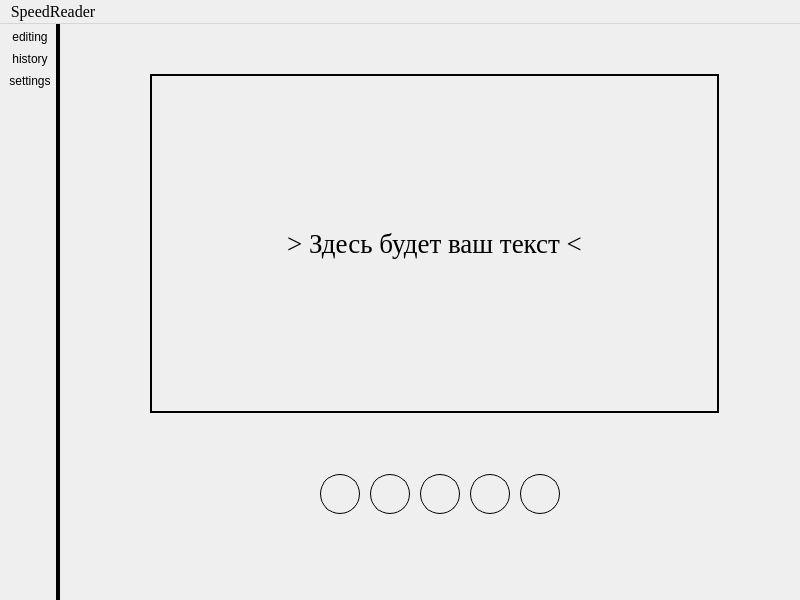
<?xml version="1.0" encoding="UTF-8"?>
<ui version="4.0">
 <class>MainWindow</class>
 <widget class="QMainWindow" name="MainWindow">
  <property name="geometry">
   <rect>
    <x>0</x>
    <y>0</y>
    <width>800</width>
    <height>600</height>
   </rect>
  </property>
  <property name="windowTitle">
   <string>SpeedReader</string>
  </property>
  <property name="windowOpacity">
   <double>1.000000000000000</double>
  </property>
  <property name="iconSize">
   <size>
    <width>32</width>
    <height>64</height>
   </size>
  </property>
  <widget class="QWidget" name="centralwidget">
   <widget class="QLabel" name="textLabel">
    <property name="geometry">
     <rect>
      <x>90</x>
      <y>50</y>
      <width>569</width>
      <height>339</height>
     </rect>
    </property>
    <property name="font">
     <font>
      <family>Times New Roman</family>
      <pointsize>20</pointsize>
     </font>
    </property>
    <property name="styleSheet">
     <string notr="true">border: 2px solid black;</string>
    </property>
    <property name="text">
     <string>&gt; Здесь будет ваш текст &lt;</string>
    </property>
    <property name="textFormat">
     <enum>Qt::AutoText</enum>
    </property>
    <property name="alignment">
     <set>Qt::AlignCenter</set>
    </property>
    <property name="wordWrap">
     <bool>true</bool>
    </property>
    <property name="textInteractionFlags">
     <set>Qt::NoTextInteraction</set>
    </property>
   </widget>
   <widget class="QPushButton" name="PlayPauseButton">
    <property name="geometry">
     <rect>
      <x>360</x>
      <y>450</y>
      <width>40</width>
      <height>40</height>
     </rect>
    </property>
    <property name="cursor">
     <cursorShape>PointingHandCursor</cursorShape>
    </property>
    <property name="styleSheet">
     <string notr="true">background:linear-gradient(to bottom, #ffffff 5%, #f6f6f6 100%);
background-color:rgba(0, 0, 0, 0.0);
border-radius:20px;
border:1px solid #000000;</string>
    </property>
    <property name="text">
     <string/>
    </property>
    <property name="icon">
     <iconset resource="resources.qrc">
      <normaloff>:/images/controls/play32.png</normaloff>:/images/controls/play32.png</iconset>
    </property>
    <property name="iconSize">
     <size>
      <width>32</width>
      <height>32</height>
     </size>
    </property>
   </widget>
   <widget class="QPushButton" name="backButton">
    <property name="geometry">
     <rect>
      <x>310</x>
      <y>450</y>
      <width>40</width>
      <height>40</height>
     </rect>
    </property>
    <property name="cursor">
     <cursorShape>PointingHandCursor</cursorShape>
    </property>
    <property name="styleSheet">
     <string notr="true">background:linear-gradient(to bottom, #ffffff 5%, #f6f6f6 100%);
background-color:rgba(0, 0, 0, 0.0);
border-radius:20px;
border:1px solid #000000;</string>
    </property>
    <property name="text">
     <string/>
    </property>
    <property name="icon">
     <iconset resource="resources.qrc">
      <normaloff>:/images/controls/back32.png</normaloff>:/images/controls/back32.png</iconset>
    </property>
    <property name="iconSize">
     <size>
      <width>32</width>
      <height>32</height>
     </size>
    </property>
   </widget>
   <widget class="QPushButton" name="nextButton">
    <property name="geometry">
     <rect>
      <x>410</x>
      <y>450</y>
      <width>40</width>
      <height>40</height>
     </rect>
    </property>
    <property name="cursor">
     <cursorShape>PointingHandCursor</cursorShape>
    </property>
    <property name="styleSheet">
     <string notr="true">background:linear-gradient(to bottom, #ffffff 5%, #f6f6f6 100%);
background-color:rgba(0, 0, 0, 0.0);
border-radius:20px;
border:1px solid #000000;</string>
    </property>
    <property name="text">
     <string/>
    </property>
    <property name="icon">
     <iconset resource="resources.qrc">
      <normaloff>:/images/controls/next32.png</normaloff>:/images/controls/next32.png</iconset>
    </property>
    <property name="iconSize">
     <size>
      <width>32</width>
      <height>32</height>
     </size>
    </property>
   </widget>
   <widget class="QPushButton" name="forwardButton">
    <property name="geometry">
     <rect>
      <x>460</x>
      <y>450</y>
      <width>40</width>
      <height>40</height>
     </rect>
    </property>
    <property name="cursor">
     <cursorShape>PointingHandCursor</cursorShape>
    </property>
    <property name="styleSheet">
     <string notr="true">background:linear-gradient(to bottom, #ffffff 5%, #f6f6f6 100%);
background-color:rgba(0, 0, 0, 0.0);
border-radius:20px;
border:1px solid #000000;</string>
    </property>
    <property name="text">
     <string/>
    </property>
    <property name="icon">
     <iconset resource="resources.qrc">
      <normaloff>:/images/controls/forward32.png</normaloff>:/images/controls/forward32.png</iconset>
    </property>
    <property name="iconSize">
     <size>
      <width>30</width>
      <height>30</height>
     </size>
    </property>
   </widget>
   <widget class="QPushButton" name="rewindButton">
    <property name="geometry">
     <rect>
      <x>260</x>
      <y>450</y>
      <width>40</width>
      <height>40</height>
     </rect>
    </property>
    <property name="cursor">
     <cursorShape>PointingHandCursor</cursorShape>
    </property>
    <property name="styleSheet">
     <string notr="true">background:linear-gradient(to bottom, #ffffff 5%, #f6f6f6 100%);
background-color:rgba(0, 0, 0, 0.0);
border-radius:20px;
border:1px solid #000000;</string>
    </property>
    <property name="text">
     <string/>
    </property>
    <property name="icon">
     <iconset resource="resources.qrc">
      <normaloff>:/images/controls/rewind32.png</normaloff>:/images/controls/rewind32.png</iconset>
    </property>
    <property name="iconSize">
     <size>
      <width>30</width>
      <height>30</height>
     </size>
    </property>
   </widget>
  </widget>
  <widget class="QMenuBar" name="menuBar">
   <property name="geometry">
    <rect>
     <x>0</x>
     <y>0</y>
     <width>800</width>
     <height>25</height>
    </rect>
   </property>
   <property name="font">
    <font>
     <family>Times New Roman</family>
     <pointsize>12</pointsize>
    </font>
   </property>
   <widget class="QMenu" name="menuSpeedReader">
    <property name="title">
     <string>SpeedReader</string>
    </property>
   </widget>
   <addaction name="menuSpeedReader"/>
  </widget>
  <widget class="QToolBar" name="toolBar">
   <property name="sizePolicy">
    <sizepolicy hsizetype="Fixed" vsizetype="Preferred">
     <horstretch>0</horstretch>
     <verstretch>0</verstretch>
    </sizepolicy>
   </property>
   <property name="font">
    <font>
     <family>Times New Roman</family>
     <pointsize>12</pointsize>
    </font>
   </property>
   <property name="windowTitle">
    <string>toolBar</string>
   </property>
   <property name="styleSheet">
    <string notr="true">border-right: 4px solid black;</string>
   </property>
   <property name="movable">
    <bool>false</bool>
   </property>
   <attribute name="toolBarArea">
    <enum>LeftToolBarArea</enum>
   </attribute>
   <attribute name="toolBarBreak">
    <bool>false</bool>
   </attribute>
   <addaction name="actionEditing"/>
   <addaction name="actionHistory"/>
   <addaction name="actionSettings"/>
  </widget>
  <action name="actionEditing">
   <property name="checkable">
    <bool>false</bool>
   </property>
   <property name="icon">
    <iconset resource="resources.qrc">
     <normaloff>:/images/editing32.png</normaloff>:/images/editing32.png</iconset>
   </property>
   <property name="text">
    <string>editing</string>
   </property>
   <property name="toolTip">
    <string>Режим изменения текста</string>
   </property>
   <property name="whatsThis">
    <string/>
   </property>
  </action>
  <action name="actionHistory">
   <property name="icon">
    <iconset resource="resources.qrc">
     <normaloff>:/images/history32.png</normaloff>:/images/history32.png</iconset>
   </property>
   <property name="text">
    <string>history</string>
   </property>
   <property name="toolTip">
    <string>Режим просмотра истории</string>
   </property>
  </action>
  <action name="actionSettings">
   <property name="icon">
    <iconset resource="resources.qrc">
     <normaloff>:/images/settings32.png</normaloff>:/images/settings32.png</iconset>
   </property>
   <property name="text">
    <string>settings</string>
   </property>
   <property name="toolTip">
    <string>Настройки приложения</string>
   </property>
  </action>
 </widget>
 <resources>
  <include location="resources.qrc"/>
 </resources>
 <connections/>
</ui>
